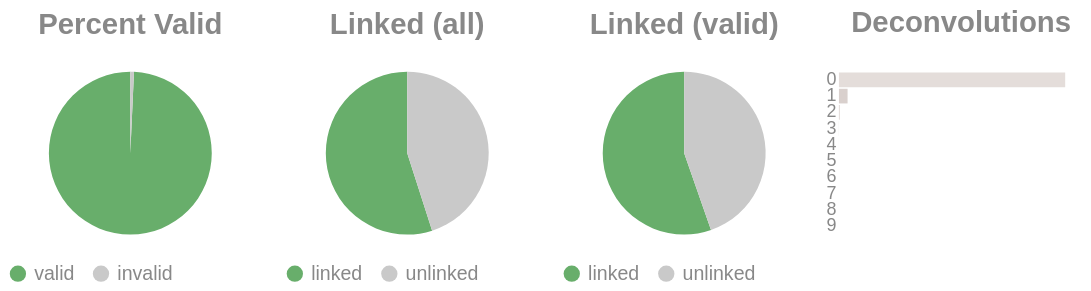

Notebook source saved alongside this figure:
### Code cell
if SKIPLR:
    pass
else:
    clash = Counter()
    for i in valids['molecule'].to_list():
        _mol = i.split("-")
        if len(_mol) == 1:
            clash.update('0')
        else:
            clash.update(_mol[-1])

    _d = {"deconvolutions": [], 'count': []}
    for k,v in clash.items():
        _d['deconvolutions'].append(k)
        _d['count'].append(v)

    tot_valid = valids['reads'].sum()
    mask = valids['reads'] >= 2
    n_linked_reads = valids.filter(mask)['reads'].sum()
    if n_linked_reads == 0:
        print_html("No linked molecules (>=2 reads) were detected; skipping linked-only distributions.")
        SKIPLR = True
    else:
        perc_valid = round(tot_valid / n_reads, 4)
        linked_perc_abs = round(n_linked_reads / n_reads, 4)
        linked_perc = round(n_linked_reads / tot_valid, 4)

    _valid = pl.DataFrame({"valids": ['valid', 'invalid'], "count": [tot_valid, n_reads - tot_valid]})
    _linked_abs = pl.DataFrame({"linked (absolute)": ['linked', 'unlinked'], "count": [n_linked_reads, n_reads - n_linked_reads]})
    _linked_rel = pl.DataFrame({"linked (valids)": ['linked', 'unlinked'], "count": [n_linked_reads, tot_valid - n_linked_reads]})

    (
        alt.hconcat(
            piechart(_valid, goodval = 'valid', title = "Percent Valid"),
            piechart(_linked_abs, goodval = "linked", title =  "Linked (all)"),
            piechart(_linked_rel, goodval = "linked", title =  "Linked (valid)"),
            convolutionbar(pl.DataFrame(_d), title = "Deconvolutions"),
            center = True,
            bounds = 'flush'
        )
        .resolve_scale(color='independent')
        .resolve_legend('independent')
        .properties(usermeta={'embedOptions': {"actions": False}})
    ).display()

### Figure 1 — Vega-Lite specification as saved in the notebook (floating-point values rounded to 4 significant figures)
{"width": "container", "height": 400, "config": {"title": {"anchor": "start", "dy": -15, "fontSize": 18, "color": "#888888", "subtitleColor": "#888888", "subtitleFontSize": 14}, "arc": {"fill": "#0072B2"}, "axis": {"domainColor": "#888888", "domainWidth": 0.5, "gridWidth": 0.2, "grid": false, "titleFontWeight": 400, "titleFontSize": 15, "labelFontSize": 11, "labelColor": "#888888", "tickColor": "#888888", "tickWidth": 0.2, "titleColor": "#888888"}, "axisBand": {"grid": false}, "axisX": {"grid": true, "tickSize": 10, "domainCap": "round"}, "axisY": {"domain": false, "grid": true, "tickSize": 0, "domainCap": "round"}, "background": "transparent", "header": {"labelFontSize": 15, "labelColor": "#888888", "titleFontSize": 15, "titleFontWeight": 600, "titleColor": "#888888"}, "legend": {"labelFont": "sans-serif", "labelFontSize": 12, "labelColor": "#888888", "symbolSize": 100, "symbolType": "circle", "titleFontSize": 12, "titlePadding": 10, "titleColor": "#888888", "title": null}, "range": {"category": ["#E69F00", "#56B4E9", "#009E73", "#F0E442", "#0072B2", "#D55E00", "#CC79A7", "#000000"], "diverging": ["#cfe8f3", "#a2d4ec", "#73bfe2", "#46abdb", "#1696d2", "#12719e"]}, "area": {"fill": "#0072B2", "fillOpacity": 0.7, "line": true, "strokeOpacity": 0.7}, "line": {"color": "#0072B2", "stroke": "#0072B2", "strokeWidth": 2}, "trail": {"color": "#0072B2", "stroke": "#0072B2", "strokeWidth": 0, "size": 1}, "point": {"filled": true, "fillOpacity": 1.0, "size": 95}, "text": {"color": "#888888", "fontSize": 11, "align": "right", "fontWeight": 400, "size": 11}, "bar": {"fill": "#0072B2", "stroke": null}, "view": {"stroke": null, "continuousWidth": 660, "continuousHeight": 400}}, "hconcat": [{"data": {"name": "data-2493d1cc883310621282702770c21a9a"}, "mark": {"type": "arc"}, "encoding": {"color": {"field": "valids", "legend": {"orient": "bottom", "title": null}, "scale": {"domain": ["valid", "invalid"], "range": ["#68ae6b", "#C9C9C9"]}, "title": "Valids", "type": "nominal"}, "theta": {"field": "count", "type": "quantitative"}, "tooltip": [{"field": "valids", "title": "Valids", "type": "ordinal"}, {"field": "percent", "format": ".2%", "title": "Percent", "type": "quantitative"}, {"field": "count", "title": "Count", "type": "quantitative"}]}, "height": 100, "title": {"text": "Percent Valid", "align": "center", "anchor": "middle"}, "transform": [{"calculate": "datum.count / 5874811", "as": "percent"}], "width": 150}, {"data": {"name": "data-efb77e5c8f1ecc6f675b3f141381e0d5"}, "mark": {"type": "arc"}, "encoding": {"color": {"field": "linked (absolute)", "legend": {"orient": "bottom", "title": null}, "scale": {"domain": ["linked", "unlinked"], "range": ["#68ae6b", "#C9C9C9"]}, "title": "Linked (Absolute)", "type": "nominal"}, "theta": {"field": "count", "type": "quantitative"}, "tooltip": [{"field": "linked (absolute)", "title": "Linked (Absolute)", "type": "ordinal"}, {"field": "percent", "format": ".2%", "title": "Percent", "type": "quantitative"}, {"field": "count", "title": "Count", "type": "quantitative"}]}, "height": 100, "title": {"text": "Linked (all)", "align": "center", "anchor": "middle"}, "transform": [{"calculate": "datum.count / 5874811", "as": "percent"}], "width": 150}, {"data": {"name": "data-7120bbd30a9684ef2bf872ac4452c877"}, "mark": {"type": "arc"}, "encoding": {"color": {"field": "linked (valids)", "legend": {"orient": "bottom", "title": null}, "scale": {"domain": ["linked", "unlinked"], "range": ["#68ae6b", "#C9C9C9"]}, "title": "Linked (Valids)", "type": "nominal"}, "theta": {"field": "count", "type": "quantitative"}, "tooltip": [{"field": "linked (valids)", "title": "Linked (Valids)", "type": "ordinal"}, {"field": "percent", "format": ".2%", "title": "Percent", "type": "quantitative"}, {"field": "count", "title": "Count", "type": "quantitative"}]}, "height": 100, "title": {"text": "Linked (valid)", "align": "center", "anchor": "middle"}, "transform": [{"calculate": "datum.count / 5832518", "as": "percent"}], "width": 150}, {"data": {"name": "data-eabf019fb54bbed649d6f3a6e6790098"}, "mark": {"type": "bar"}, "encoding": {"color": {"field": "deconvolutions", "legend": null, "scale": {"scheme": "lightgreyred"}, "type": "nominal"}, "tooltip": [{"field": "deconvolutions", "title": "Deconvolutions", "type": "ordinal"}, {"field": "percent", "format": ".2%", "title": "Percent", "type": "quantitative"}, {"field": "count", "title": "Count", "type": "quantitative"}], "x": {"axis": null, "field": "count", "type": "quantitative"}, "y": {"field": "deconvolutions", "sort": "ascending", "title": null, "type": "nominal"}}, "height": 100, "title": {"text": "Deconvolutions", "align": "center", "anchor": "middle"}, "transform": [{"calculate": "datum.count / 3374371", "as": "percent"}], "width": 150}], "bounds": "flush", "center": true, "resolve": {"legend": {"angle": "independent"}, "scale": {"color": "independent"}}, "usermeta": {"embedOptions": {"actions": false}}, "$schema": "https://vega.github.io/schema/vega-lite/v6.1.0.json", "datasets": {"data-2493d1cc883310621282702770c21a9a": [{"valids": "valid", "count": 5832518}, {"valids": "invalid", "count": 42293}], "data-efb77e5c8f1ecc6f675b3f141381e0d5": [{"linked (absolute)": "linked", "count": 3227971}, {"linked (absolute)": "unlinked", "count": 2646840}], "data-7120bbd30a9684ef2bf872ac4452c877": [{"linked (valids)": "linked", "count": 3227971}, {"linked (valids)": "unlinked", "count": 2604547}], "data-eabf019fb54bbed649d6f3a6e6790098": [{"deconvolutions": "0", "count": 3240737}, {"deconvolutions": "1", "count": 123720}, {"deconvolutions": "2", "count": 8727}, {"deconvolutions": "3", "count": 963}, {"deconvolutions": "4", "count": 171}, {"deconvolutions": "5", "count": 41}, {"deconvolutions": "6", "count": 9}, {"deconvolutions": "7", "count": 1}, {"deconvolutions": "8", "count": 1}, {"deconvolutions": "9", "count": 1}]}}
